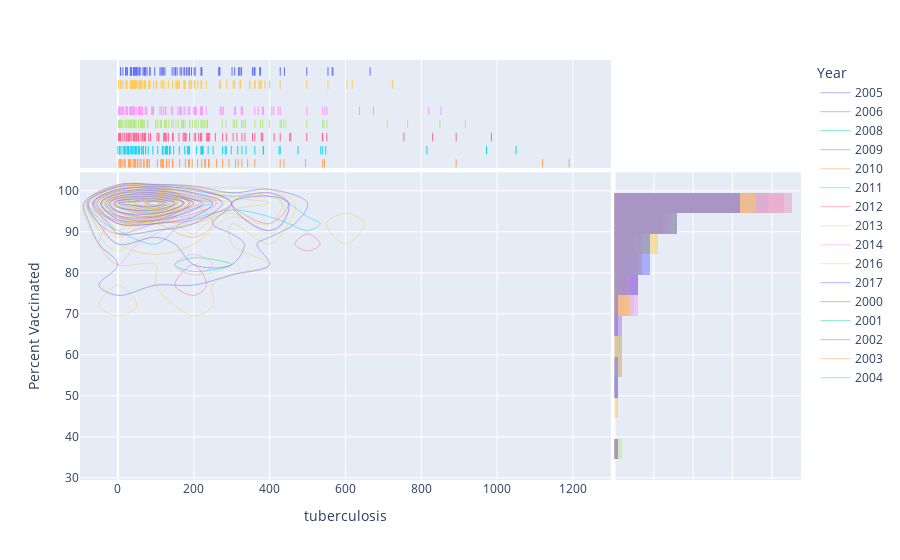

Here is the notebook cell this chart was saved with:
### Code cell
import plotly.express as px
fig = px.density_contour(allcountriesdf, x="tuberculosis", y="Percent Vaccinated", color="Year", marginal_x="rug", marginal_y="histogram")
fig.show()

### Figure 1 — Plotly figure (JSON) as saved in the notebook; plotly's stock layout.template omitted (floating-point values rounded to 4 significant figures)
{"data": [{"contours": {"coloring": "none"}, "hoverlabel": {"namelength": 0}, "hovertemplate": "Year=2005<br>tuberculosis=%{x}<br>Percent Vaccinated=%{y}<br>count=%{z}", "legendgroup": "2005", "line": {"color": "#636efa"}, "name": "2005", "showlegend": true, "type": "histogram2dcontour", "x": [null, null, null, null, null, null, null, null, null, null, null, null, null, null, null, null, null, null, null, null, null, null, null, null, null, null], "xaxis": "x", "xbingroup": "x", "y": [null, null, null, null, null, null, null, null, null, null, null, null, null, null, null, null, null, null, null, null, null, null, null, null, null, null], "yaxis": "y", "ybingroup": "y"}, {"alignmentgroup": "True", "boxpoints": "all", "fillcolor": "rgba(255,255,255,0)", "hoverlabel": {"namelength": 0}, "hoveron": "points", "hovertemplate": "Year=2005<br>tuberculosis=%{x}", "jitter": 0, "legendgroup": "2005", "line": {"color": "rgba(255,255,255,0)"}, "marker": {"color": "#636efa", "symbol": "line-ns-open"}, "name": "2005", "offsetgroup": "2005", "showlegend": false, "type": "box", "x": [null, null, null, null, null, null, null, null, null, null, null, null, null, null, null, null, null, null, null, null, null, null, null, null, null, null], "xaxis": "x3", "yaxis": "y3"}, {"alignmentgroup": "True", "bingroup": "y", "hoverlabel": {"namelength": 0}, "hovertemplate": "Year=2005<br>Percent Vaccinated=%{y}<br>count=%{x}", "legendgroup": "2005", "marker": {"color": "#636efa"}, "name": "2005", "offsetgroup": "2005", "opacity": 0.5, "showlegend": false, "type": "histogram", "xaxis": "x2", "y": [null, null, null, null, null, null, null, null, null, null, null, null, null, null, null, null, null, null, null, null, null, null, null, null, null, null], "yaxis": "y2"}, {"contours": {"coloring": "none"}, "hoverlabel": {"namelength": 0}, "hovertemplate": "Year=2006<br>tuberculosis=%{x}<br>Percent Vaccinated=%{y}<br>count=%{z}", "legendgroup": "2006", "line": {"color": "#EF553B"}, "name": "2006", "showlegend": true, "type": "histogram2dcontour", "x": [null, null, null, null, null, null, null, null, null, null, null, null, null, null, null, null, null, null, null, null, null, null, null, null, null, null, null, null, null, null, null, null, null, null, null, null, null], "xaxis": "x", "xbingroup": "x", "y": [null, null, null, null, null, null, null, null, null, null, null, null, null, null, null, null, null, null, null, null, null, null, null, null, null, null, null, null, null, null, null, null, null, null, null, null, null], "yaxis": "y", "ybingroup": "y"}, {"alignmentgroup": "True", "boxpoints": "all", "fillcolor": "rgba(255,255,255,0)", "hoverlabel": {"namelength": 0}, "hoveron": "points", "hovertemplate": "Year=2006<br>tuberculosis=%{x}", "jitter": 0, "legendgroup": "2006", "line": {"color": "rgba(255,255,255,0)"}, "marker": {"color": "#EF553B", "symbol": "line-ns-open"}, "name": "2006", "offsetgroup": "2006", "showlegend": false, "type": "box", "x": [null, null, null, null, null, null, null, null, null, null, null, null, null, null, null, null, null, null, null, null, null, null, null, null, null, null, null, null, null, null, null, null, null, null, null, null, null], "xaxis": "x3", "yaxis": "y3"}, {"alignmentgroup": "True", "bingroup": "y", "hoverlabel": {"namelength": 0}, "hovertemplate": "Year=2006<br>Percent Vaccinated=%{y}<br>count=%{x}", "legendgroup": "2006", "marker": {"color": "#EF553B"}, "name": "2006", "offsetgroup": "2006", "opacity": 0.5, "showlegend": false, "type": "histogram", "xaxis": "x2", "y": [null, null, null, null, null, null, null, null, null, null, null, null, null, null, null, null, null, null, null, null, null, null, null, null, null, null, null, null, null, null, null, null, null, null, null, null, null], "yaxis": "y2"}, {"contours": {"coloring": "none"}, "hoverlabel": {"namelength": 0}, "hovertemplate": "Year=2008<br>tuberculosis=%{x}<br>Percent Vaccinated=%{y}<br>count=%{z}", "legendgroup": "2008", "line": {"color": "#00cc96"}, "name": "2008", "showlegend": true, "type": "histogram2dcontour", "x": [null, null, null, null, null, null, null, null, null, null, null, null, null, null, null, null, null, null, null, null, null, null, null, null, null, null, null, null, null, null, null, null, null, null, null, null, null, null, null, null, null, null, null, null, null, null, null, null, null], "xaxis": "x", "xbingroup": "x", "y": [null, null, null, null, null, null, null, null, null, null, null, null, null, null, null, null, null, null, null, null, null, null, null, null, null, null, null, null, null, null, null, null, null, null, null, null, null, null, null, null, null, null, null, null, null, null, null, null, null], "yaxis": "y", "ybingroup": "y"}, {"alignmentgroup": "True", "boxpoints": "all", "fillcolor": "rgba(255,255,255,0)", "hoverlabel": {"namelength": 0}, "hoveron": "points", "hovertemplate": "Year=2008<br>tuberculosis=%{x}", "jitter": 0, "legendgroup": "2008", "line": {"color": "rgba(255,255,255,0)"}, "marker": {"color": "#00cc96", "symbol": "line-ns-open"}, "name": "2008", "offsetgroup": "2008", "showlegend": false, "type": "box", "x": [null, null, null, null, null, null, null, null, null, null, null, null, null, null, null, null, null, null, null, null, null, null, null, null, null, null, null, null, null, null, null, null, null, null, null, null, null, null, null, null, null, null, null, null, null, null, null, null, null], "xaxis": "x3", "yaxis": "y3"}, {"alignmentgroup": "True", "bingroup": "y", "hoverlabel": {"namelength": 0}, "hovertemplate": "Year=2008<br>Percent Vaccinated=%{y}<br>count=%{x}", "legendgroup": "2008", "marker": {"color": "#00cc96"}, "name": "2008", "offsetgroup": "2008", "opacity": 0.5, "showlegend": false, "type": "histogram", "xaxis": "x2", "y": [null, null, null, null, null, null, null, null, null, null, null, null, null, null, null, null, null, null, null, null, null, null, null, null, null, null, null, null, null, null, null, null, null, null, null, null, null, null, null, null, null, null, null, null, null, null, null, null, null], "yaxis": "y2"}, {"contours": {"coloring": "none"}, "hoverlabel": {"namelength": 0}, "hovertemplate": "Year=2009<br>tuberculosis=%{x}<br>Percent Vaccinated=%{y}<br>count=%{z}", "legendgroup": "2009", "line": {"color": "#ab63fa"}, "name": "2009", "showlegend": true, "type": "histogram2dcontour", "x": [null, null, null, null, null, null, null, null, null, null, null, null, null, null, null, null, null, null, null, null, null, null, null, null, null, null, null, null, null, null, null, null, null, null, null, null, null, null, null, null, null, null, null, null, null, null, null, null, null, null, null, null, null, null, null, null], "xaxis": "x", "xbingroup": "x", "y": [null, null, null, null, null, null, null, null, null, null, null, null, null, null, null, null, null, null, null, null, null, null, null, null, null, null, null, null, null, null, null, null, null, null, null, null, null, null, null, null, null, null, null, null, null, null, null, null, null, null, null, null, null, null, null, null], "yaxis": "y", "ybingroup": "y"}, {"alignmentgroup": "True", "boxpoints": "all", "fillcolor": "rgba(255,255,255,0)", "hoverlabel": {"namelength": 0}, "hoveron": "points", "hovertemplate": "Year=2009<br>tuberculosis=%{x}", "jitter": 0, "legendgroup": "2009", "line": {"color": "rgba(255,255,255,0)"}, "marker": {"color": "#ab63fa", "symbol": "line-ns-open"}, "name": "2009", "offsetgroup": "2009", "showlegend": false, "type": "box", "x": [null, null, null, null, null, null, null, null, null, null, null, null, null, null, null, null, null, null, null, null, null, null, null, null, null, null, null, null, null, null, null, null, null, null, null, null, null, null, null, null, null, null, null, null, null, null, null, null, null, null, null, null, null, null, null, null], "xaxis": "x3", "yaxis": "y3"}, {"alignmentgroup": "True", "bingroup": "y", "hoverlabel": {"namelength": 0}, "hovertemplate": "Year=2009<br>Percent Vaccinated=%{y}<br>count=%{x}", "legendgroup": "2009", "marker": {"color": "#ab63fa"}, "name": "2009", "offsetgroup": "2009", "opacity": 0.5, "showlegend": false, "type": "histogram", "xaxis": "x2", "y": [null, null, null, null, null, null, null, null, null, null, null, null, null, null, null, null, null, null, null, null, null, null, null, null, null, null, null, null, null, null, null, null, null, null, null, null, null, null, null, null, null, null, null, null, null, null, null, null, null, null, null, null, null, null, null, null], "yaxis": "y2"}, {"contours": {"coloring": "none"}, "hoverlabel": {"namelength": 0}, "hovertemplate": "Year=2010<br>tuberculosis=%{x}<br>Percent Vaccinated=%{y}<br>count=%{z}", "legendgroup": "2010", "line": {"color": "#FFA15A"}, "name": "2010", "showlegend": true, "type": "histogram2dcontour", "x": [189, 78, 61, 104, 221, 2.4, 52, 68, 239, 135, 45, 58, 144, 438, 260, 540, 33, 13, 8.5, 196, 327, 51, 40, 18, 34, 129, 1190, 178, 186, 361, 119, 229, 43, 342, 45, 5.8, 145, 120, 1120, 293, 241, 310, 428, 545, 892, 163, 113, 276, 116, 83, 5.9, 117, 30, 317, null, 46, 128, 76, 19, 28, 79, 210, 69, 231, 52, 495], "xaxis": "x", "xbingroup": "x", "y": [68, 99, 95, 98, 98, null, 98, 90, 96, 98, 96, 99, 93, 95, 83, 74, 76, 77, 99, null, 85, 98, 98, 98, 96, 71, 98, 92, 93, 93, 98, 82, 99, 88, 90, 95, 96, 98, 90, 73, 76, 97, 99, 90, 88, 94, 81, 74, 98, 99, 97, 99, 99, 97, 90, null, 98, 97, null, 98, 99, 86, 88, 94, 65, 92], "yaxis": "y", "ybingroup": "y"}, {"alignmentgroup": "True", "boxpoints": "all", "fillcolor": "rgba(255,255,255,0)", "hoverlabel": {"namelength": 0}, "hoveron": "points", "hovertemplate": "Year=2010<br>tuberculosis=%{x}", "jitter": 0, "legendgroup": "2010", "line": {"color": "rgba(255,255,255,0)"}, "marker": {"color": "#FFA15A", "symbol": "line-ns-open"}, "name": "2010", "offsetgroup": "2010", "showlegend": false, "type": "box", "x": [189, 78, 61, 104, 221, 2.4, 52, 68, 239, 135, 45, 58, 144, 438, 260, 540, 33, 13, 8.5, 196, 327, 51, 40, 18, 34, 129, 1190, 178, 186, 361, 119, 229, 43, 342, 45, 5.8, 145, 120, 1120, 293, 241, 310, 428, 545, 892, 163, 113, 276, 116, 83, 5.9, 117, 30, 317, null, 46, 128, 76, 19, 28, 79, 210, 69, 231, 52, 495], "xaxis": "x3", "yaxis": "y3"}, {"alignmentgroup": "True", "bingroup": "y", "hoverlabel": {"namelength": 0}, "hovertemplate": "Year=2010<br>Percent Vaccinated=%{y}<br>count=%{x}", "legendgroup": "2010", "marker": {"color": "#FFA15A"}, "name": "2010", "offsetgroup": "2010", "opacity": 0.5, "showlegend": false, "type": "histogram", "xaxis": "x2", "y": [68, 99, 95, 98, 98, null, 98, 90, 96, 98, 96, 99, 93, 95, 83, 74, 76, 77, 99, null, 85, 98, 98, 98, 96, 71, 98, 92, 93, 93, 98, 82, 99, 88, 90, 95, 96, 98, 90, 73, 76, 97, 99, 90, 88, 94, 81, 74, 98, 99, 97, 99, 99, 97, 90, null, 98, 97, null, 98, 99, 86, 88, 94, 65, 92], "yaxis": "y2"}, {"contours": {"coloring": "none"}, "hoverlabel": {"namelength": 0}, "hovertemplate": "Year=2011<br>tuberculosis=%{x}<br>Percent Vaccinated=%{y}<br>count=%{z}", "legendgroup": "2011", "line": {"color": "#19d3f3"}, "name": "2011", "showlegend": true, "type": "histogram2dcontour", "x": [189, 73, 55, 125, 221, 0, 26, 67, 223, 131, 46, 57, 138, 425, 251, 540, 147, 34, 383, 14, 8.2, 186, 327, 55, 42, 17, 38, 136, 972, 176, 25, 183, 361, 118, 220, 48, 338, 45, 4.6, 136, 125, 1050, 299, 238, 283, 62, 128, 21, 428, 548, 815, 162, 219, 276, 535, 119, 80, 4.6, 129, 28, 316, 92, 286, 105, 29, 117, 73, 19, 35, 66, 207, 67, 225, 50, 475, 384], "xaxis": "x", "xbingroup": "x", "y": [71, 99, 96, 99, 99, null, 98, 88, 95, 99, 94, 99, 90, 98, 80, 74, 52, 78, 95, 78, 99, null, 66, 99, 98, 98, 95, 66, 98, 90, 91, 82, 92, 97, 83, 99, 98, 94, 95, 96, 98, 87, 85, 82, 99, 84, 86, 99, 99, 91, 89, 97, 57, 83, 91, 98, 99, 99, 99, 99, 97, 94, 39, 92, null, 97, 97, null, 98, 98, 97, 90, 98, 59, 92, 98], "yaxis": "y", "ybingroup": "y"}, {"alignmentgroup": "True", "boxpoints": "all", "fillcolor": "rgba(255,255,255,0)", "hoverlabel": {"namelength": 0}, "hoveron": "points", "hovertemplate": "Year=2011<br>tuberculosis=%{x}", "jitter": 0, "legendgroup": "2011", "line": {"color": "rgba(255,255,255,0)"}, "marker": {"color": "#19d3f3", "symbol": "line-ns-open"}, "name": "2011", "offsetgroup": "2011", "showlegend": false, "type": "box", "x": [189, 73, 55, 125, 221, 0, 26, 67, 223, 131, 46, 57, 138, 425, 251, 540, 147, 34, 383, 14, 8.2, 186, 327, 55, 42, 17, 38, 136, 972, 176, 25, 183, 361, 118, 220, 48, 338, 45, 4.6, 136, 125, 1050, 299, 238, 283, 62, 128, 21, 428, 548, 815, 162, 219, 276, 535, 119, 80, 4.6, 129, 28, 316, 92, 286, 105, 29, 117, 73, 19, 35, 66, 207, 67, 225, 50, 475, 384], "xaxis": "x3", "yaxis": "y3"}, {"alignmentgroup": "True", "bingroup": "y", "hoverlabel": {"namelength": 0}, "hovertemplate": "Year=2011<br>Percent Vaccinated=%{y}<br>count=%{x}", "legendgroup": "2011", "marker": {"color": "#19d3f3"}, "name": "2011", "offsetgroup": "2011", "opacity": 0.5, "showlegend": false, "type": "histogram", "xaxis": "x2", "y": [71, 99, 96, 99, 99, null, 98, 88, 95, 99, 94, 99, 90, 98, 80, 74, 52, 78, 95, 78, 99, null, 66, 99, 98, 98, 95, 66, 98, 90, 91, 82, 92, 97, 83, 99, 98, 94, 95, 96, 98, 87, 85, 82, 99, 84, 86, 99, 99, 91, 89, 97, 57, 83, 91, 98, 99, 99, 99, 99, 97, 94, 39, 92, null, 97, 97, null, 98, 98, 97, 90, 98, 59, 92, 98], "yaxis": "y2"}, {"contours": {"coloring": "none"}, "hoverlabel": {"namelength": 0}, "hovertemplate": "Year=2012<br>tuberculosis=%{x}<br>Percent Vaccinated=%{y}<br>count=%{z}", "legendgroup": "2012", "line": {"color": "#FF6692"}, "name": "2012", "showlegend": true, "type": "histogram2dcontour", "x": [189, 73, 380, 53, 86, 221, 1.6, 29, 66, 201, 127, 49, 55, 133, 412, 242, 540, 146, 34, 382, 13, 7.5, 178, 327, 54, 44, 17, 41, 144, 830, 239, 175, 28, 180, 361, 124, 213, 44, 234, 335, 45, 4, 122, 127, 985, 304, 236, 257, 61, 121, 22, 428, 551, 453, 754, 161, 219, 276, 43, 539, 124, 72, 7.2, 107, 24, 314, 81, 286, 892, 103, 30, 108, 172, 498, 69, 23, 37, 70, 205, 378, 65, 218, 48, 456, 355], "xaxis": "x", "xbingroup": "x", "y": [78, 99, 73, 96, 98, 98, null, 98, 96, 95, 99, 96, 96, 98, 99, 81, 74, 62, 79, 92, 78, 99, null, 83, 99, 94, 95, 90, 66, 99, 74, 98, 94, 77, 94, 98, 82, 98, 90, 88, 99, 95, 95, 98, 93, 85, 78, 99, 77, 95, 99, 99, 91, 87, 90, 96, 51, 84, 93, 89, 99, 99, 99, 99, 98, 98, 85, 37, 86, 92, null, 97, 99, 86, 97, null, 99, 99, 95, 99, 92, 98, 64, 92, 98], "yaxis": "y", "ybingroup": "y"}, {"alignmentgroup": "True", "boxpoints": "all", "fillcolor": "rgba(255,255,255,0)", "hoverlabel": {"namelength": 0}, "hoveron": "points", "hovertemplate": "Year=2012<br>tuberculosis=%{x}", "jitter": 0, "legendgroup": "2012", "line": {"color": "rgba(255,255,255,0)"}, "marker": {"color": "#FF6692", "symbol": "line-ns-open"}, "name": "2012", "offsetgroup": "2012", "showlegend": false, "type": "box", "x": [189, 73, 380, 53, 86, 221, 1.6, 29, 66, 201, 127, 49, 55, 133, 412, 242, 540, 146, 34, 382, 13, 7.5, 178, 327, 54, 44, 17, 41, 144, 830, 239, 175, 28, 180, 361, 124, 213, 44, 234, 335, 45, 4, 122, 127, 985, 304, 236, 257, 61, 121, 22, 428, 551, 453, 754, 161, 219, 276, 43, 539, 124, 72, 7.2, 107, 24, 314, 81, 286, 892, 103, 30, 108, 172, 498, 69, 23, 37, 70, 205, 378, 65, 218, 48, 456, 355], "xaxis": "x3", "yaxis": "y3"}, {"alignmentgroup": "True", "bingroup": "y", "hoverlabel": {"namelength": 0}, "hovertemplate": "Year=2012<br>Percent Vaccinated=%{y}<br>count=%{x}", "legendgroup": "2012", "marker": {"color": "#FF6692"}, "name": "2012", "offsetgroup": "2012", "opacity": 0.5, "showlegend": false, "type": "histogram", "xaxis": "x2", "y": [78, 99, 73, 96, 98, 98, null, 98, 96, 95, 99, 96, 96, 98, 99, 81, 74, 62, 79, 92, 78, 99, null, 83, 99, 94, 95, 90, 66, 99, 74, 98, 94, 77, 94, 98, 82, 98, 90, 88, 99, 95, 95, 98, 93, 85, 78, 99, 77, 95, 99, 99, 91, 87, 90, 96, 51, 84, 93, 89, 99, 99, 99, 99, 98, 98, 85, 37, 86, 92, null, 97, 99, 86, 97, null, 99, 99, 95, 99, 92, 98, 64, 92, 98], "yaxis": "y2"}, {"contours": {"coloring": "none"}, "hoverlabel": {"namelength": 0}, "hovertemplate": "Year=2013<br>tuberculosis=%{x}<br>Percent Vaccinated=%{y}<br>count=%{z}", "legendgroup": "2013", "line": {"color": "#B6E880"}, "name": "2013", "showlegend": true, "type": "histogram2dcontour", "x": [189, 68, 376, 60, 78, 221, 1.6, 40, 64, 190, 123, 44, 54, 128, 399, 235, 540, 146, 32, 34, 382, 11, 7.7, 170, 326, 55, 42, 16, 43, 153, 764, 224, 173, 168, 27, 177, 361, 112, 206, 42, 228, 332, 45, 4.2, 106, 443, 142, 197, 916, 308, 233, 236, 34, 60, 327, 115, 22, 428, 551, 431, 710, 159, 219, 10, 275, 40, 543, 127, 66, 5.8, 134, 127, 27, 313, 79, 285, 849, 100, 32, 100, 170, 498, 64, 21, 35, 71, 203, 336, 62, 212, 48, 437, 304], "xaxis": "x", "xbingroup": "x", "y": [72, 99, 71, 99, 98, 99, null, 99, 95, 97, 94, 97, 96, 95, 96, 82, 37, 60, 85, 85, 92, 79, 99, null, 83, 99, 90, 98, 90, 64, 99, 68, 98, 98, 88, 71, 93, 98, 82, 97, 91, 86, 99, 93, 95, 92, 98, 82, 98, 87, 77, 96, 99, 70, 93, 95, 91, 99, 93, 86, 94, 97, 50, 99, 84, 91, 87, 96, 99, 99, 97, 97, 97, 99, 82, 37, 88, 93, null, 98, 99, 86, 97, null, 97, 98, 93, 99, 93, 95, 71, 95, 95], "yaxis": "y", "ybingroup": "y"}, {"alignmentgroup": "True", "boxpoints": "all", "fillcolor": "rgba(255,255,255,0)", "hoverlabel": {"namelength": 0}, "hoveron": "points", "hovertemplate": "Year=2013<br>tuberculosis=%{x}", "jitter": 0, "legendgroup": "2013", "line": {"color": "rgba(255,255,255,0)"}, "marker": {"color": "#B6E880", "symbol": "line-ns-open"}, "name": "2013", "offsetgroup": "2013", "showlegend": false, "type": "box", "x": [189, 68, 376, 60, 78, 221, 1.6, 40, 64, 190, 123, 44, 54, 128, 399, 235, 540, 146, 32, 34, 382, 11, 7.7, 170, 326, 55, 42, 16, 43, 153, 764, 224, 173, 168, 27, 177, 361, 112, 206, 42, 228, 332, 45, 4.2, 106, 443, 142, 197, 916, 308, 233, 236, 34, 60, 327, 115, 22, 428, 551, 431, 710, 159, 219, 10, 275, 40, 543, 127, 66, 5.8, 134, 127, 27, 313, 79, 285, 849, 100, 32, 100, 170, 498, 64, 21, 35, 71, 203, 336, 62, 212, 48, 437, 304], "xaxis": "x3", "yaxis": "y3"}, {"alignmentgroup": "True", "bingroup": "y", "hoverlabel": {"namelength": 0}, "hovertemplate": "Year=2013<br>Percent Vaccinated=%{y}<br>count=%{x}", "legendgroup": "2013", "marker": {"color": "#B6E880"}, "name": "2013", "offsetgroup": "2013", "opacity": 0.5, "showlegend": false, "type": "histogram", "xaxis": "x2", "y": [72, 99, 71, 99, 98, 99, null, 99, 95, 97, 94, 97, 96, 95, 96, 82, 37, 60, 85, 85, 92, 79, 99, null, 83, 99, 90, 98, 90, 64, 99, 68, 98, 98, 88, 71, 93, 98, 82, 97, 91, 86, 99, 93, 95, 92, 98, 82, 98, 87, 77, 96, 99, 70, 93, 95, 91, 99, 93, 86, 94, 97, 50, 99, 84, 91, 87, 96, 99, 99, 97, 97, 97, 99, 82, 37, 88, 93, null, 98, 99, 86, 97, null, 97, 98, 93, 99, 93, 95, 71, 95, 95], "yaxis": "y2"}, {"contours": {"coloring": "none"}, "hoverlabel": {"namelength": 0}, "hovertemplate": "Year=2014<br>tuberculosis=%{x}<br>Percent Vaccinated=%{y}<br>count=%{z}", "legendgroup": "2014", "line": {"color": "#FF97FF"}, "name": "2014", "showlegend": true, "type": "histogram2dcontour", "x": [189, 72, 370, 57, 76, 221, 2, 23, 61, 185, 120, 43, 54, 126, 384, 220, 540, 145, 31, 35, 381, 12, 7.4, 165, 325, 54, 40, 15, 44, 162, 637, 207, 174, 165, 25, 177, 361, 89, 200, 39, 223, 329, 43, 3.7, 91, 423, 126, 189, 852, 308, 233, 218, 36, 58, 310, 111, 22, 428, 551, 411, 674, 158, 219, 10, 270, 39, 546, 115, 65, 3.9, 141, 125, 23, 310, 73, 274, 820, 94, 33, 23, 91, 167, 498, 58, 21, 35, 58, 202, 327, 63, 205, 48, 406, 278], "xaxis": "x", "xbingroup": "x", "y": [74, 99, 72, 99, 98, 99, null, 98, 91, 99, 94, 98, 98, 92, 98, 82, 74, 58, 89, 90, 95, 80, 99, null, 78, 99, 89, 96, 85, 56, 99, 69, 96, 99, 91, 66, 93, 99, 81, 96, 89, 82, 99, 90, 95, 94, 97, 82, 98, 73, 75, 97, 99, 73, 89, 93, 96, 99, 94, 92, 97, 99, 51, 99, 85, 96, 79, 97, 99, 89, 95, 95, 98, 90, 81, 37, 93, 95, null, 81, 98, 99, 79, 79, null, 95, 99, 91, 99, 95, 96, 73, 99, 99], "yaxis": "y", "ybingroup": "y"}, {"alignmentgroup": "True", "boxpoints": "all", "fillcolor": "rgba(255,255,255,0)", "hoverlabel": {"namelength": 0}, "hoveron": "points", "hovertemplate": "Year=2014<br>tuberculosis=%{x}", "jitter": 0, "legendgroup": "2014", "line": {"color": "rgba(255,255,255,0)"}, "marker": {"color": "#FF97FF", "symbol": "line-ns-open"}, "name": "2014", "offsetgroup": "2014", "showlegend": false, "type": "box", "x": [189, 72, 370, 57, 76, 221, 2, 23, 61, 185, 120, 43, 54, 126, 384, 220, 540, 145, 31, 35, 381, 12, 7.4, 165, 325, 54, 40, 15, 44, 162, 637, 207, 174, 165, 25, 177, 361, 89, 200, 39, 223, 329, 43, 3.7, 91, 423, 126, 189, 852, 308, 233, 218, 36, 58, 310, 111, 22, 428, 551, 411, 674, 158, 219, 10, 270, 39, 546, 115, 65, 3.9, 141, 125, 23, 310, 73, 274, 820, 94, 33, 23, 91, 167, 498, 58, 21, 35, 58, 202, 327, 63, 205, 48, 406, 278], "xaxis": "x3", "yaxis": "y3"}, {"alignmentgroup": "True", "bingroup": "y", "hoverlabel": {"namelength": 0}, "hovertemplate": "Year=2014<br>Percent Vaccinated=%{y}<br>count=%{x}", "legendgroup": "2014", "marker": {"color": "#FF97FF"}, "name": "2014", "offsetgroup": "2014", "opacity": 0.5, "showlegend": false, "type": "histogram", "xaxis": "x2", "y": [74, 99, 72, 99, 98, 99, null, 98, 91, 99, 94, 98, 98, 92, 98, 82, 74, 58, 89, 90, 95, 80, 99, null, 78, 99, 89, 96, 85, 56, 99, 69, 96, 99, 91, 66, 93, 99, 81, 96, 89, 82, 99, 90, 95, 94, 97, 82, 98, 73, 75, 97, 99, 73, 89, 93, 96, 99, 94, 92, 97, 99, 51, 99, 85, 96, 79, 97, 99, 89, 95, 95, 98, 90, 81, 37, 93, 95, null, 81, 98, 99, 79, 79, null, 95, 99, 91, 99, 95, 96, 73, 99, 99], "yaxis": "y2"}, {"contours": {"coloring": "none"}, "hoverlabel": {"namelength": 0}, "hovertemplate": "Year=2016<br>tuberculosis=%{x}<br>Percent Vaccinated=%{y}<br>count=%{z}", "legendgroup": "2016", "line": {"color": "#FECB52"}, "name": "2016", "showlegend": true, "type": "histogram2dcontour", "x": [189, 70, 362, 44, 66, 221, 1.2, 37, 59, 114, 33, 51, 118, 347, 203, 144, 33, 35, 378, 6.9, 153, 323, 51, 40, 14, 60, 400, 177, 174, 156, 24, 176, 361, 94, 188, 39, 211, 322, 43, 73, 348, 133, 175, 724, 308, 193, 44, 56, 388, 102, 22, 428, 372, 604, 154, 219, 8.9, 268, 41, 554, 101, 62, 1.9, 162, 122, 304, 81, 270, 618, 82, 22, 85, 160, 498, 46, 38, 46, 201, 287, 56, 193, 48, 376, 233], "xaxis": "x", "xbingroup": "x", "y": [78, 99, 49, 99, 98, 99, null, 94, 88, 96, 97, 98, 93, 99, 70, 59, 88, 94, 80, 99, null, 80, 99, 84, 96, 87, 97, 83, 98, 94, 87, 72, 91, 95, 83, 94, 89, 81, 90, 95, 99, 97, 78, 98, 97, 86, 99, 77, 94, 86, 99, 99, 88, 89, 93, 58, 99, 86, 94, 90, 97, 99, 96, 92, 97, 92, 80, 37, 90, 96, 72, 98, 99, 86, 79, 95, 98, 94, 99, 94, 95, 73, 99, 95], "yaxis": "y", "ybingroup": "y"}, {"alignmentgroup": "True", "boxpoints": "all", "fillcolor": "rgba(255,255,255,0)", "hoverlabel": {"namelength": 0}, "hoveron": "points", "hovertemplate": "Year=2016<br>tuberculosis=%{x}", "jitter": 0, "legendgroup": "2016", "line": {"color": "rgba(255,255,255,0)"}, "marker": {"color": "#FECB52", "symbol": "line-ns-open"}, "name": "2016", "offsetgroup": "2016", "showlegend": false, "type": "box", "x": [189, 70, 362, 44, 66, 221, 1.2, 37, 59, 114, 33, 51, 118, 347, 203, 144, 33, 35, 378, 6.9, 153, 323, 51, 40, 14, 60, 400, 177, 174, 156, 24, 176, 361, 94, 188, 39, 211, 322, 43, 73, 348, 133, 175, 724, 308, 193, 44, 56, 388, 102, 22, 428, 372, 604, 154, 219, 8.9, 268, 41, 554, 101, 62, 1.9, 162, 122, 304, 81, 270, 618, 82, 22, 85, 160, 498, 46, 38, 46, 201, 287, 56, 193, 48, 376, 233], "xaxis": "x3", "yaxis": "y3"}, {"alignmentgroup": "True", "bingroup": "y", "hoverlabel": {"namelength": 0}, "hovertemplate": "Year=2016<br>Percent Vaccinated=%{y}<br>count=%{x}", "legendgroup": "2016", "marker": {"color": "#FECB52"}, "name": "2016", "offsetgroup": "2016", "opacity": 0.5, "showlegend": false, "type": "histogram", "xaxis": "x2", "y": [78, 99, 49, 99, 98, 99, null, 94, 88, 96, 97, 98, 93, 99, 70, 59, 88, 94, 80, 99, null, 80, 99, 84, 96, 87, 97, 83, 98, 94, 87, 72, 91, 95, 83, 94, 89, 81, 90, 95, 99, 97, 78, 98, 97, 86, 99, 77, 94, 86, 99, 99, 88, 89, 93, 58, 99, 86, 94, 90, 97, 99, 96, 92, 97, 92, 80, 37, 90, 96, 72, 98, 99, 86, 79, 95, 98, 94, 99, 94, 95, 73, 99, 95], "yaxis": "y2"}, {"contours": {"coloring": "none"}, "hoverlabel": {"namelength": 0}, "hovertemplate": "Year=2017<br>tuberculosis=%{x}<br>Percent Vaccinated=%{y}<br>count=%{z}", "legendgroup": "2017", "line": {"color": "#636efa"}, "name": "2017", "showlegend": true, "type": "histogram2dcontour", "x": [189, 70, 359, 36, 66, 221, 36, 58, 111, 49, 114, 326, 194, 143, 33, 376, 7.2, 148, 322, 46, 43, 13, 72, 374, 164, 174, 152, 25, 176, 361, 84, 181, 204, 319, 42, 69, 319, 124, 168, 665, 308, 185, 34, 55, 439, 97, 23, 428, 355, 565, 152, 219, 6.7, 267, 43, 554, 58, 117, 120, 301, 73, 266, 567, 77, 20, 85, 156, 498, 41, 34, 43, 201, 269, 51, 188, 48, 361, 221], "xaxis": "x", "xbingroup": "x", "y": [78, 99, 83, 99, 97, 99, 90, 89, 93, 98, 92, 99, 91, 59, 91, 76, 99, null, 80, 99, 88, 86, 83, 98, 85, 94, 99, 81, 72, 91, 97, 83, 92, 82, 96, 95, 89, 97, 81, 98, 87, 89, 99, 81, 92, 90, 94, 99, 91, 94, 95, 53, 99, 86, 96, 82, 98, 94, 99, 90, 78, 37, 75, 97, 78, 98, 99, 95, 75, 91, 98, 89, 99, 95, 97, 66, 99, 95], "yaxis": "y", "ybingroup": "y"}, {"alignmentgroup": "True", "boxpoints": "all", "fillcolor": "rgba(255,255,255,0)", "hoverlabel": {"namelength": 0}, "hoveron": "points", "hovertemplate": "Year=2017<br>tuberculosis=%{x}", "jitter": 0, "legendgroup": "2017", "line": {"color": "rgba(255,255,255,0)"}, "marker": {"color": "#636efa", "symbol": "line-ns-open"}, "name": "2017", "offsetgroup": "2017", "showlegend": false, "type": "box", "x": [189, 70, 359, 36, 66, 221, 36, 58, 111, 49, 114, 326, 194, 143, 33, 376, 7.2, 148, 322, 46, 43, 13, 72, 374, 164, 174, 152, 25, 176, 361, 84, 181, 204, 319, 42, 69, 319, 124, 168, 665, 308, 185, 34, 55, 439, 97, 23, 428, 355, 565, 152, 219, 6.7, 267, 43, 554, 58, 117, 120, 301, 73, 266, 567, 77, 20, 85, 156, 498, 41, 34, 43, 201, 269, 51, 188, 48, 361, 221], "xaxis": "x3", "yaxis": "y3"}, {"alignmentgroup": "True", "bingroup": "y", "hoverlabel": {"namelength": 0}, "hovertemplate": "Year=2017<br>Percent Vaccinated=%{y}<br>count=%{x}", "legendgroup": "2017", "marker": {"color": "#636efa"}, "name": "2017", "offsetgroup": "2017", "opacity": 0.5, "showlegend": false, "type": "histogram", "xaxis": "x2", "y": [78, 99, 83, 99, 97, 99, 90, 89, 93, 98, 92, 99, 91, 59, 91, 76, 99, null, 80, 99, 88, 86, 83, 98, 85, 94, 99, 81, 72, 91, 97, 83, 92, 82, 96, 95, 89, 97, 81, 98, 87, 89, 99, 81, 92, 90, 94, 99, 91, 94, 95, 53, 99, 86, 96, 82, 98, 94, 99, 90, 78, 37, 75, 97, 78, 98, 99, 95, 75, 91, 98, 89, 99, 95, 97, 66, 99, 95], "yaxis": "y2"}, {"contours": {"coloring": "none"}, "hoverlabel": {"namelength": 0}, "hovertemplate": "Year=2000<br>tuberculosis=%{x}<br>Percent Vaccinated=%{y}<br>count=%{z}", "legendgroup": "2000", "line": {"color": "#EF553B"}, "name": "2000", "showlegend": true, "type": "histogram2dcontour", "x": [null, null, null, null, null, null, null, null, null, null], "xaxis": "x", "xbingroup": "x", "y": [null, null, null, null, null, null, null, null, null, null], "yaxis": "y", "ybingroup": "y"}, {"alignmentgroup": "True", "boxpoints": "all", "fillcolor": "rgba(255,255,255,0)", "hoverlabel": {"namelength": 0}, "hoveron": "points", "hovertemplate": "Year=2000<br>tuberculosis=%{x}", "jitter": 0, "legendgroup": "2000", "line": {"color": "rgba(255,255,255,0)"}, "marker": {"color": "#EF553B", "symbol": "line-ns-open"}, "name": "2000", "offsetgroup": "2000", "showlegend": false, "type": "box", "x": [null, null, null, null, null, null, null, null, null, null], "xaxis": "x3", "yaxis": "y3"}, {"alignmentgroup": "True", "bingroup": "y", "hoverlabel": {"namelength": 0}, "hovertemplate": "Year=2000<br>Percent Vaccinated=%{y}<br>count=%{x}", "legendgroup": "2000", "marker": {"color": "#EF553B"}, "name": "2000", "offsetgroup": "2000", "opacity": 0.5, "showlegend": false, "type": "histogram", "xaxis": "x2", "y": [null, null, null, null, null, null, null, null, null, null], "yaxis": "y2"}, {"contours": {"coloring": "none"}, "hoverlabel": {"namelength": 0}, "hovertemplate": "Year=2001<br>tuberculosis=%{x}<br>Percent Vaccinated=%{y}<br>count=%{z}", "legendgroup": "2001", "line": {"color": "#00cc96"}, "name": "2001", "showlegend": true, "type": "histogram2dcontour", "x": [null, null, null, null, null, null, null, null, null, null, null], "xaxis": "x", "xbingroup": "x", "y": [null, null, null, null, null, null, null, null, null, null, null], "yaxis": "y", "ybingroup": "y"}, {"alignmentgroup": "True", "boxpoints": "all", "fillcolor": "rgba(255,255,255,0)", "hoverlabel": {"namelength": 0}, "hoveron": "points", "hovertemplate": "Year=2001<br>tuberculosis=%{x}", "jitter": 0, "legendgroup": "2001", "line": {"color": "rgba(255,255,255,0)"}, "marker": {"color": "#00cc96", "symbol": "line-ns-open"}, "name": "2001", "offsetgroup": "2001", "showlegend": false, "type": "box", "x": [null, null, null, null, null, null, null, null, null, null, null], "xaxis": "x3", "yaxis": "y3"}, {"alignmentgroup": "True", "bingroup": "y", "hoverlabel": {"namelength": 0}, "hovertemplate": "Year=2001<br>Percent Vaccinated=%{y}<br>count=%{x}", "legendgroup": "2001", "marker": {"color": "#00cc96"}, "name": "2001", "offsetgroup": "2001", "opacity": 0.5, "showlegend": false, "type": "histogram", "xaxis": "x2", "y": [null, null, null, null, null, null, null, null, null, null, null], "yaxis": "y2"}, {"contours": {"coloring": "none"}, "hoverlabel": {"namelength": 0}, "hovertemplate": "Year=2002<br>tuberculosis=%{x}<br>Percent Vaccinated=%{y}<br>count=%{z}", "legendgroup": "2002", "line": {"color": "#ab63fa"}, "name": "2002", "showlegend": true, "type": "histogram2dcontour", "x": [null, null, null, null, null, null, null, null, null, null, null, null], "xaxis": "x", "xbingroup": "x", "y": [null, null, null, null, null, null, null, null, null, null, null, null], "yaxis": "y", "ybingroup": "y"}, {"alignmentgroup": "True", "boxpoints": "all", "fillcolor": "rgba(255,255,255,0)", "hoverlabel": {"namelength": 0}, "hoveron": "points", "hovertemplate": "Year=2002<br>tuberculosis=%{x}", "jitter": 0, "legendgroup": "2002", "line": {"color": "rgba(255,255,255,0)"}, "marker": {"color": "#ab63fa", "symbol": "line-ns-open"}, "name": "2002", "offsetgroup": "2002", "showlegend": false, "type": "box", "x": [null, null, null, null, null, null, null, null, null, null, null, null], "xaxis": "x3", "yaxis": "y3"}, {"alignmentgroup": "True", "bingroup": "y", "hoverlabel": {"namelength": 0}, "hovertemplate": "Year=2002<br>Percent Vaccinated=%{y}<br>count=%{x}", "legendgroup": "2002", "marker": {"color": "#ab63fa"}, "name": "2002", "offsetgroup": "2002", "opacity": 0.5, "showlegend": false, "type": "histogram", "xaxis": "x2", "y": [null, null, null, null, null, null, null, null, null, null, null, null], "yaxis": "y2"}, {"contours": {"coloring": "none"}, "hoverlabel": {"namelength": 0}, "hovertemplate": "Year=2003<br>tuberculosis=%{x}<br>Percent Vaccinated=%{y}<br>count=%{z}", "legendgroup": "2003", "line": {"color": "#FFA15A"}, "name": "2003", "showlegend": true, "type": "histogram2dcontour", "x": [null, null, null, null, null, null, null, null, null, null, null, null], "xaxis": "x", "xbingroup": "x", "y": [null, null, null, null, null, null, null, null, null, null, null, null], "yaxis": "y", "ybingroup": "y"}, {"alignmentgroup": "True", "boxpoints": "all", "fillcolor": "rgba(255,255,255,0)", "hoverlabel": {"namelength": 0}, "hoveron": "points", "hovertemplate": "Year=2003<br>tuberculosis=%{x}", "jitter": 0, "legendgroup": "2003", "line": {"color": "rgba(255,255,255,0)"}, "marker": {"color": "#FFA15A", "symbol": "line-ns-open"}, "name": "2003", "offsetgroup": "2003", "showlegend": false, "type": "box", "x": [null, null, null, null, null, null, null, null, null, null, null, null], "xaxis": "x3", "yaxis": "y3"}, {"alignmentgroup": "True", "bingroup": "y", "hoverlabel": {"namelength": 0}, "hovertemplate": "Year=2003<br>Percent Vaccinated=%{y}<br>count=%{x}", "legendgroup": "2003", "marker": {"color": "#FFA15A"}, "name": "2003", "offsetgroup": "2003", "opacity": 0.5, "showlegend": false, "type": "histogram", "xaxis": "x2", "y": [null, null, null, null, null, null, null, null, null, null, null, null], "yaxis": "y2"}, {"contours": {"coloring": "none"}, "hoverlabel": {"namelength": 0}, "hovertemplate": "Year=2004<br>tuberculosis=%{x}<br>Percent Vaccinated=%{y}<br>count=%{z}", "legendgroup": "2004", "line": {"color": "#19d3f3"}, "name": "2004", "showlegend": true, "type": "histogram2dcontour", "x": [null, null, null, null, null, null, null, null, null, null, null, null, null, null, null, null, null, null, null, null], "xaxis": "x", "xbingroup": "x", "y": [null, null, null, null, null, null, null, null, null, null, null, null, null, null, null, null, null, null, null, null], "yaxis": "y", "ybingroup": "y"}, {"alignmentgroup": "True", "boxpoints": "all", "fillcolor": "rgba(255,255,255,0)", "hoverlabel": {"namelength": 0}, "hoveron": "points", "hovertemplate": "Year=2004<br>tuberculosis=%{x}", "jitter": 0, "legendgroup": "2004", "line": {"color": "rgba(255,255,255,0)"}, "marker": {"color": "#19d3f3", "symbol": "line-ns-open"}, "name": "2004", "offsetgroup": "2004", "showlegend": false, "type": "box", "x": [null, null, null, null, null, null, null, null, null, null, null, null, null, null, null, null, null, null, null, null], "xaxis": "x3", "yaxis": "y3"}, {"alignmentgroup": "True", "bingroup": "y", "hoverlabel": {"namelength": 0}, "hovertemplate": "Year=2004<br>Percent Vaccinated=%{y}<br>count=%{x}", "legendgroup": "2004", "marker": {"color": "#19d3f3"}, "name": "2004", "offsetgroup": "2004", "opacity": 0.5, "showlegend": false, "type": "histogram", "xaxis": "x2", "y": [null, null, null, null, null, null, null, null, null, null, null, null, null, null, null, null, null, null, null, null], "yaxis": "y2"}], "layout": {"barmode": "overlay", "legend": {"title": {"text": "Year"}, "tracegroupgap": 0}, "margin": {"t": 60}, "xaxis": {"anchor": "y", "domain": [0, 0.7363], "title": {"text": "tuberculosis"}}, "xaxis2": {"anchor": "y2", "domain": [0.7413, 1], "matches": "x2", "showgrid": true, "showline": false, "showticklabels": false, "ticks": ""}, "xaxis3": {"anchor": "y3", "domain": [0, 0.7363], "matches": "x", "showgrid": true, "showticklabels": false}, "xaxis4": {"anchor": "y4", "domain": [0.7413, 1], "matches": "x2", "showgrid": true, "showline": false, "showticklabels": false, "ticks": ""}, "yaxis": {"anchor": "x", "domain": [0, 0.7326], "title": {"text": "Percent Vaccinated"}}, "yaxis2": {"anchor": "x2", "domain": [0, 0.7326], "matches": "y", "showgrid": true, "showticklabels": false}, "yaxis3": {"anchor": "x3", "domain": [0.7426, 1], "matches": "y3", "showgrid": false, "showline": false, "showticklabels": false, "ticks": ""}, "yaxis4": {"anchor": "x4", "domain": [0.7426, 1], "matches": "y3", "showgrid": true, "showline": false, "showticklabels": false, "ticks": ""}}}
